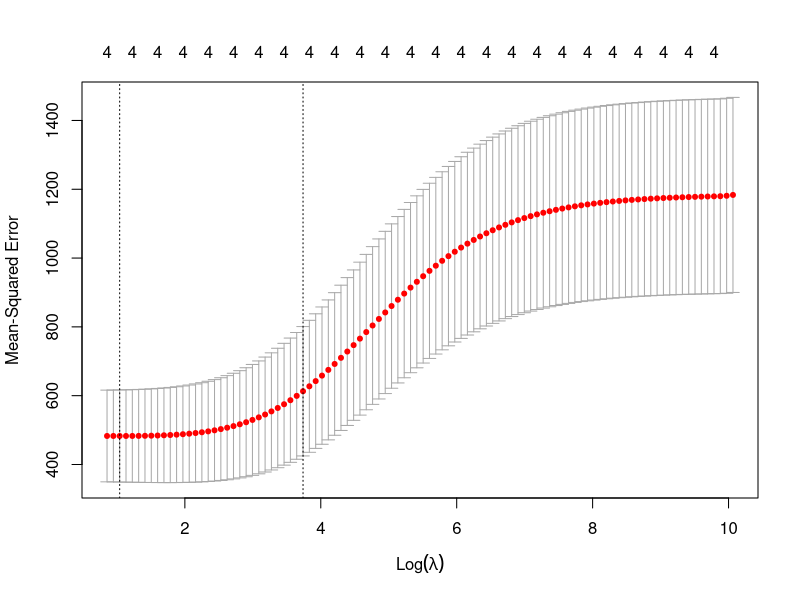

The R script that drew this image:
## ---- chunk 1
if (!require(glmnet)){
  install.packages("glmnet")
}
library("glmnet")
## ---- chunk 2
df <- airquality[complete.cases(airquality[, 1:5]),]
df <- df[,-6]
## ---- chunk 3
set.seed(1234)
i <- sample(1:nrow(df), .75*nrow(df), replace=FALSE)
train <- df[i,]
test <- df[-i,]
lm1 <- lm(Ozone~., data=train)
pred <- predict(lm1, newdata=test)
mse1 <- mean((pred-test$Ozone)^2)
print(paste("mse=", mse1))
## ---- chunk 4

x <- model.matrix(Ozone~., df)[,-1]
y <- df$Ozone
train_x <- x[i,]
train_y <- y[i]
test_x <- x[-i,]
test_y <- y[-i]

# build a ridge regression model
rm <- glmnet(train_x, train_y, alpha=0)

# use cv to see which lambda is best
set.seed(1)
cv_results <- cv.glmnet(train_x, train_y, alpha=0)
plot(cv_results)
l <- cv_results$lambda.min

# get data for best lambda, which is the 99th
# as determined by looking at rm$lambda
pred2 <- predict(rm, s=l, newx=test_x)
mse2 <- mean((pred2-test_y)^2)
coef2 <- coef(rm)[,99]

## ---- chunk 5
print(paste("mse for linear regression = ", mse1))
coef(lm1)

## ---- chunk 6
print(paste("mse for ridge regression = ", mse2))
coef2

